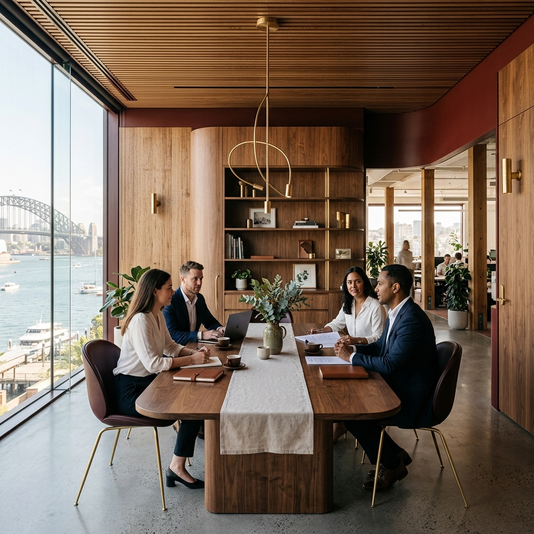
#> input picture public/sydney_office_about.png, 534 x 534 px, shrunk from 1024 x 1024 before the run, given in place of media__1782185207534.png, which was not available
$ python crop_images.py
#> lines starting #> are read from the running program, lines starting #| are printed output that depends on the picture; pictures that were not available may be replaced by others from this repository, and a replacement may not be noted
import sys
from PIL import Image

try:
    img_path = r"C:\Users\user\.gemini\antigravity\brain\12ed8b7a-fe5e-4774-bacf-e1b784fe9819\media__1782185207534.png"
    img = Image.open(img_path)
#> img is the input picture: PIL image 534x534 RGB; mean R, G, B 122.4, 104.2, 89.9
    w, h = img.size
#> w = 534; h = 534
    print(f"Image loaded: {w}x{h}")
#| Image loaded: 534x534

    col_w = w / 3
#> col_w = 178
    row_h = h / 2
#> row_h = 267

    out_names = [
        ["portfolio_garage.png", "portfolio_sarees.png", "portfolio_mags.png"],
        ["portfolio_city_security.png", "portfolio_sleepy.png", "portfolio_aesthetic.png"]
    ]

    for r in range(2):
        for c in range(3):
            left = c * col_w
            top = r * row_h
            right = (c + 1) * col_w

            # Crop the upper 80% to exclude the name label text in the black bar
            bottom = top + row_h * 0.80

            box = (int(left), int(top), int(right), int(bottom))
            cropped = img.crop(box)

            out_path = rf"C:\Users\user\Documents\New\public\{out_names[r][c]}"
            cropped.save(out_path)
            print(f"Saved {out_names[r][c]} (cropped screenshot) to {out_path}")
#> this loop made 2 passes
#> pass 1, `cropped.save(out_path)`:
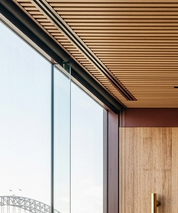
#> saved as portfolio_garage.png: PIL image 178x213 RGB; mean R, G, B 177.4, 161.4, 147
#> pass 1, `cropped.save(out_path)`:
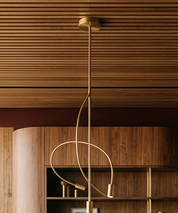
#> saved as portfolio_sarees.png: PIL image 178x213 RGB; mean R, G, B 103.6, 67.1, 39.8
#> pass 1, `cropped.save(out_path)`:
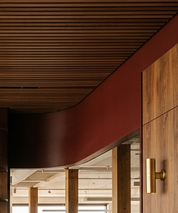
#> saved as portfolio_mags.png: PIL image 178x213 RGB; mean R, G, B 97, 63.1, 42.7
#> pass 2, `cropped.save(out_path)`:
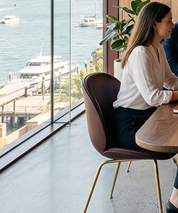
#> saved as portfolio_city_security.png: PIL image 178x213 RGB; mean R, G, B 161.4, 159.9, 155.5
#> after the loop:
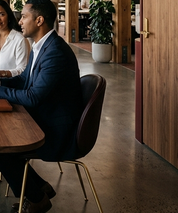
#> cropped: PIL image 178x213 RGB; mean R, G, B 74.1, 59.9, 48

except Exception as e:
    print(f"Error: {e}")
    sys.exit(1)

$ run again, on public/team_photo.png
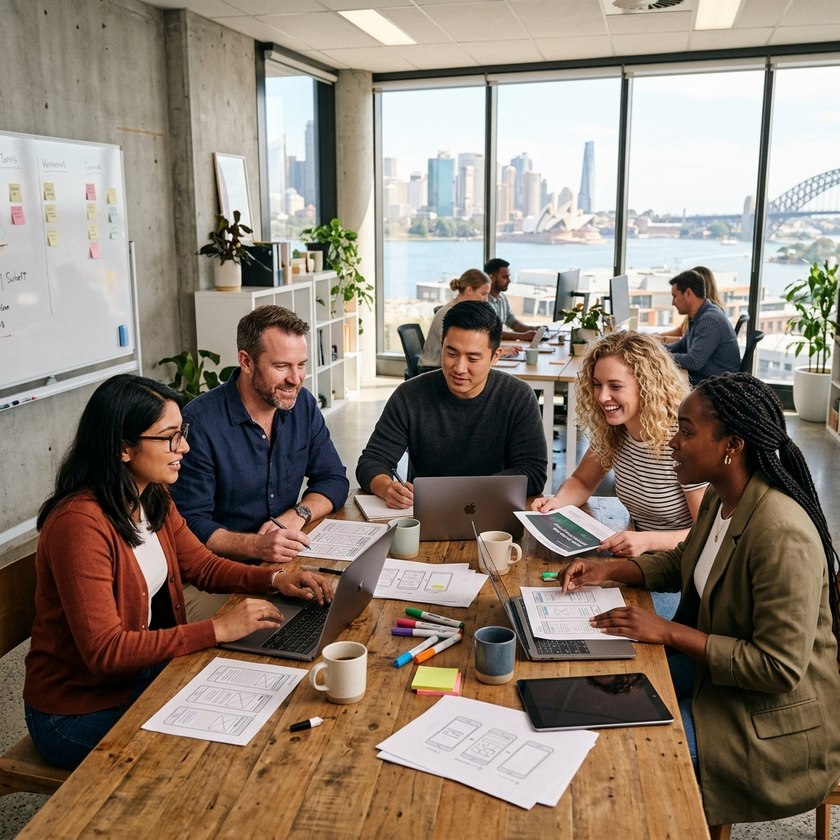
#> input picture public/team_photo.png, 840 x 840 px, shrunk from 1024 x 1024 before the run, given in place of media__1782185207534.png, which was not available
#> img is the input picture: PIL image 840x840 RGB; mean R, G, B 141.4, 127.7, 114.6
#| Image loaded: 840x840
#> the loop `for r in range(2):` made 2 passes
#> pass 1, `cropped.save(out_path)`:
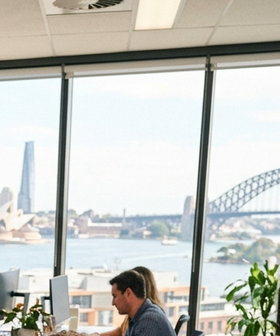
#> saved as portfolio_mags.png: PIL image 280x336 RGB; mean R, G, B 197.9, 199.3, 193.7
#> after the loop `for r in range(2):`:
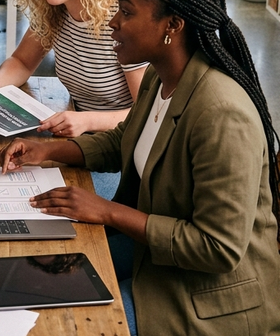
#> cropped: PIL image 280x336 RGB; mean R, G, B 100.2, 81.7, 65.2
